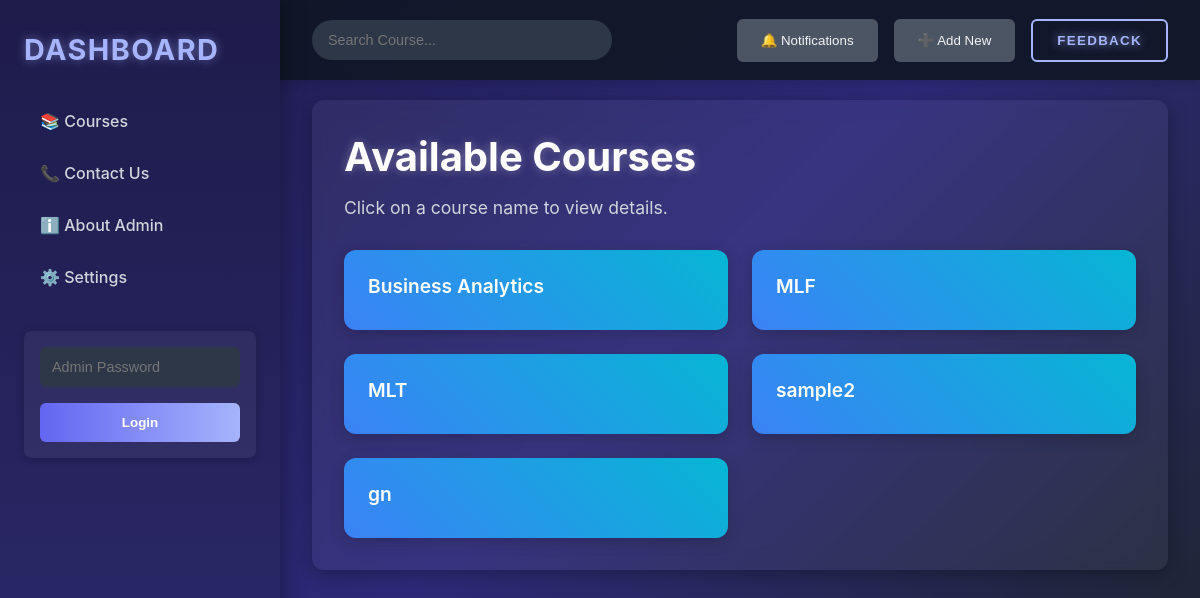
The app's page /dashboard, older data.
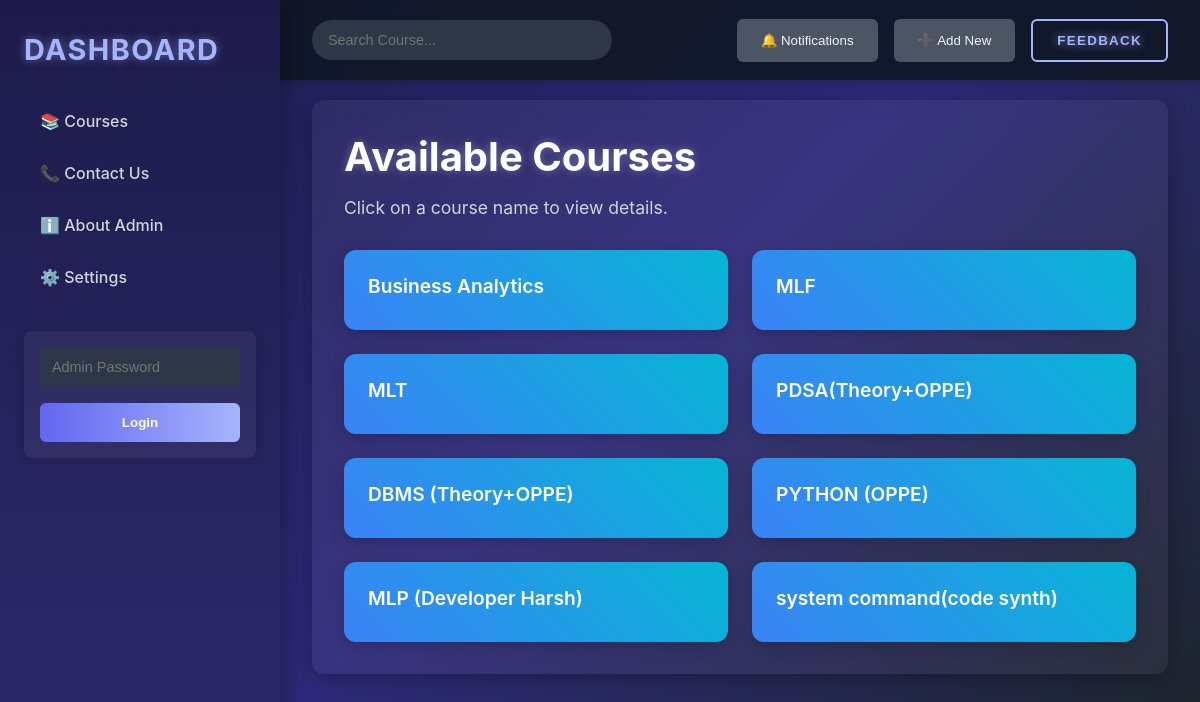
The same page, newer data.
### tables this page shows
CREATE TABLE courses (
            id INTEGER PRIMARY KEY AUTOINCREMENT,
            name TEXT NOT NULL
        );

### app.py (the view)
@app.route('/dashboard', methods=['GET', 'POST'])
def course_view():
    conn = sqlite3.connect('database.db')
    c = conn.cursor()
    c.execute('SELECT * FROM courses')
    courses = c.fetchall()
    conn.close()
    admin_mode = session.get('admin_mode', False)
    return render_template('course_view.html', courses=courses, admin_mode=admin_mode)

### templates/course_view.html (shortened to what this page needs)
<!DOCTYPE html>
<html lang="en">
<head>
</head>
<body>
    <div class="sidebar">
        <h2>Dashboard</h2>
        <a href="{{ url_for('course_view') }}">📚 Courses</a>
        <a href="#">📞 Contact Us</a>
        <a href="#">ℹ️ About Admin</a>
        <a href="#">⚙️ Settings</a>
        {% if not session['admin_mode'] %}
            <form class="admin-login-form" action="{{ url_for('admin_login') }}" method="post">
                <input class="password-input" type="password" name="password" placeholder="Admin Password" required>
                <button class="btn login-btn" type="submit">Login</button>
            </form>
        {% else %}
            <a href="{{ url_for('admin_add_course') }}">➕ Add Course</a>
            <a href="{{ url_for('admin_backup') }}">🗄️ Backup & Restore</a>
            <a href="{{ url_for('admin_logout') }}">🚪 Exit Admin</a>
        {% endif %}
    </div>
    <div class="navbar">
        <input type="text" id="globalSearch" class="global-search" placeholder="Search Course...">
        <div class="navbar-buttons">
            <button class="nav-btn">🔔 Notifications</button>
            <button class="nav-btn">➕ Add New</button>
            <button class="glowing-btn" onclick="window.open('https://forms.gle/SLZd26VnmRVESt6p9', '_blank')">
                <span class="glowing-txt">F<span class="faulty-letter">E</span>EDBACK</span>
            </button>
        </div>
    </div>
    <div class="main-content">
        <div class="container">
            <h1 class="page-title">Available Courses</h1>
            <p class="page-description">Click on a course name to view details.</p>
            {% if courses %}
            <div class="course-grid" id="courseList">
                {% for course in courses %}
                    <div class="course-card" data-href="{{ url_for('course_detail', course_id=course[0]) }}">
                        <a class="course-link" href="{{ url_for('course_detail', course_id=course[0]) }}">{{ course[1] }}</a>
                    </div>
                {% endfor %}
            </div>
            {% else %}
                <p class="no-courses">No courses available.</p>
            {% endif %}
        </div>
    </div>
</body>
</html>

Row changes from the older to the newer data that the page shows:
changed courses: name "sample2" → "PDSA(Theory+OPPE)"
changed courses: name "gn" → "DBMS (Theory+OPPE)"
added courses: name "PYTHON (OPPE)"
added courses: name "MLP (Developer Harsh)"
added courses: name "system command(code synth)"
